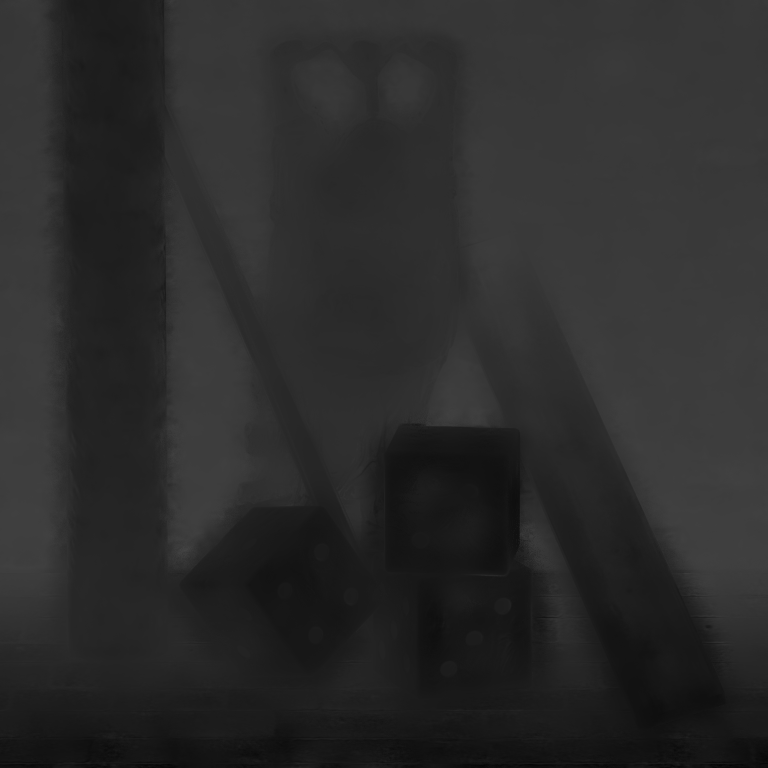
%> input picture SFF and guided filter/Show_result/result1.bmp, 768 x 768 px
$ octave demo_wavelet.m   (GNU Octave 9; MATLAB toolbox functions it lacks are replaced by stand-ins)
%> lines starting %> are read from the running program, lines starting %| are printed output that depends on the picture
### SFF and guided filter/wavelet.m
function [pp] = wavelet(d0,str)
%> called with d0 = 20, str = 'result1.bmp'
%WAVELET
[Img(:,:), ~] = imread(str);
%> Img is the input picture: size 768x768 uint8; min 5, max 68, mean 43.3
I=Img;
f=double(I);
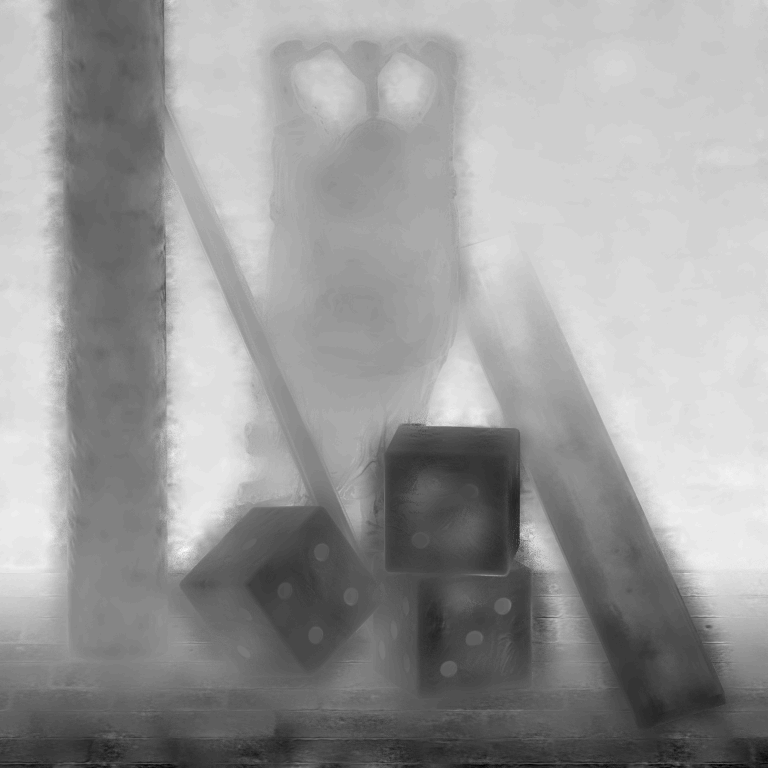
%> f: size 768x768 double; min 5, max 68, mean 43.3; mean of the top-left, top-right, bottom-left and bottom-right quarters 46.1, 54.4, 37.7, 35.1; drawn with min black and max white
f=fft2(f);
f=fftshift(f);
[m,n]=size(f);  %
%> m = 768; n = 768
m1=fix(m/2);
%> m1 = 384
n1=fix(n/2);
%> n1 = 384
for M=1:m
   for N=1:n
      d=sqrt((M-m1)^2+(N-n1)^2);
      h(M,N)=exp(-d^2/2/d0^2);
   end
end
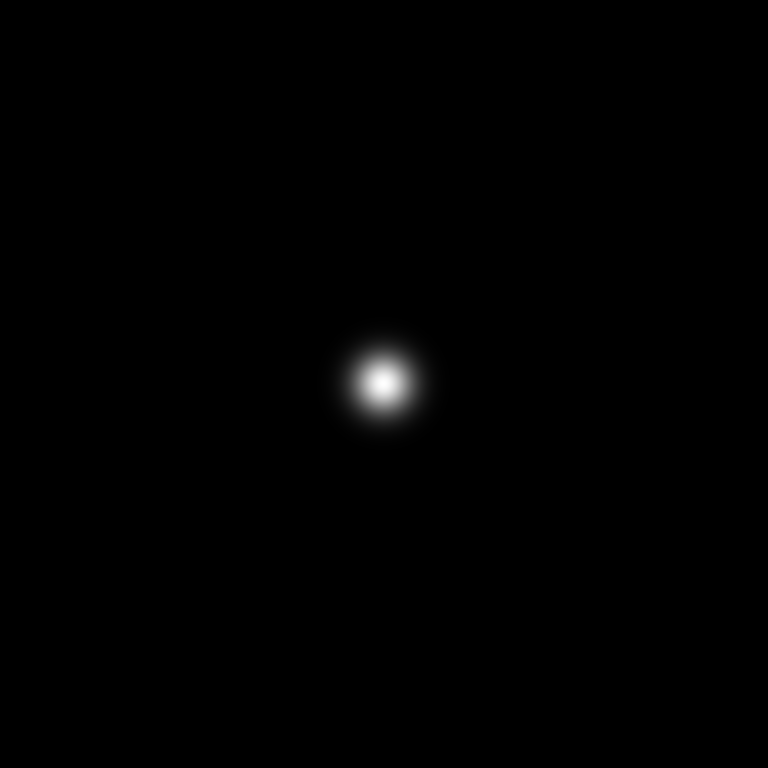
%> h: size 768x768 double; min 7.97e-161, max 1, mean 0.00426
g=f.*h;
g=ifftshift(g);
g=ifft2(g);
g=real(g);
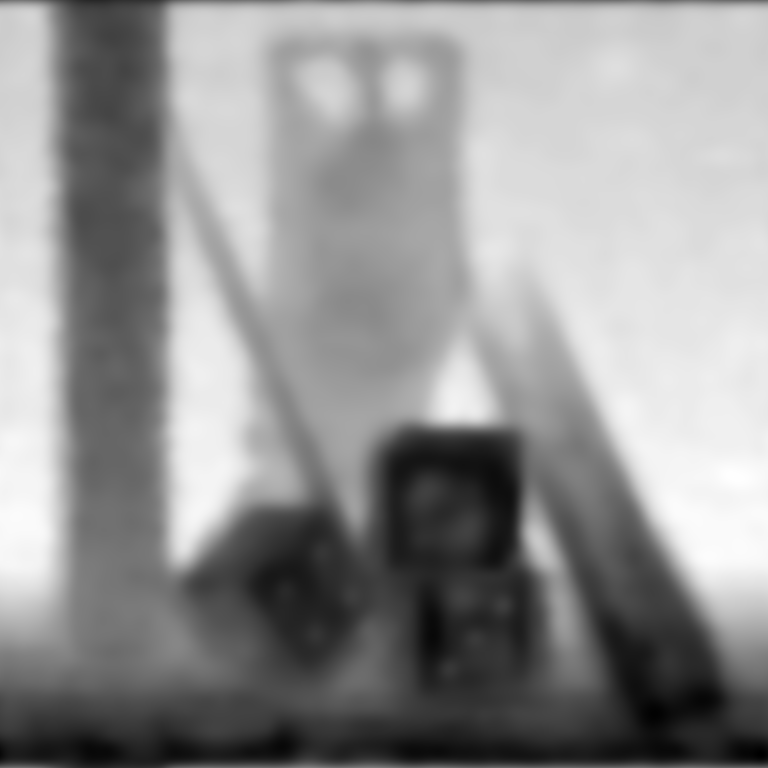
%> g: size 768x768 double; min 15.45, max 63.65, mean 43.2; drawn with min black and max white
width_F = 7;
Radiu=floor(width_F/2);
pp=double((g(Radiu:end-Radiu+1,Radiu:end-Radiu+1)));
end

### SFF and guided filter/Show_result/demo_wavelet.m
clc;
clear all;
BaseName = 'E:\research\A_FOCUS_Data\4DLightFieldDataset_PSF\test\888\label\';
% str = strcat(BaseName, '1127', '.bmp'); .
str = strcat('result1', '.bmp');
pp = wavelet(20, str);
[y,x] = size(pp);                 % ååºå¾åå¤§å°
%> y = 764; x = 764
[X,Y] = meshgrid(1:x,1:y);
axis([0,512,0,512,0,255]);
figure(1);
colormap('jet');

surf(X,Y,255-pp,'FaceAlpha',1);
view(-22,77);
grid on; % grid onåç»çå¾ãæç½æ ¼ãgrid off æ¯å³ææ ¼ç½?
shading interp; % å¯¹æ²é¢æå¾å½¢å¯¹è±¡çé¢è²çè²è¿è¡è²å½©çæå?¼å¤çï¼ä½¿è²å½©å¹³æ»è¿æ¸?
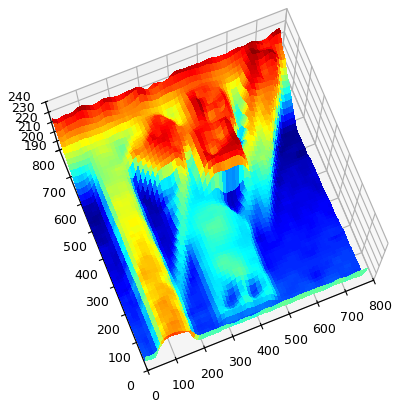
%> figure redrawn from the program's plot data
hold on; % hold onä¸»è¦æ¯ç¨äºæ·»å æ°ç»å¾çæ¶åä¿çå½åç»å?

imwrite(uint8(pp), 'result.bmp');
